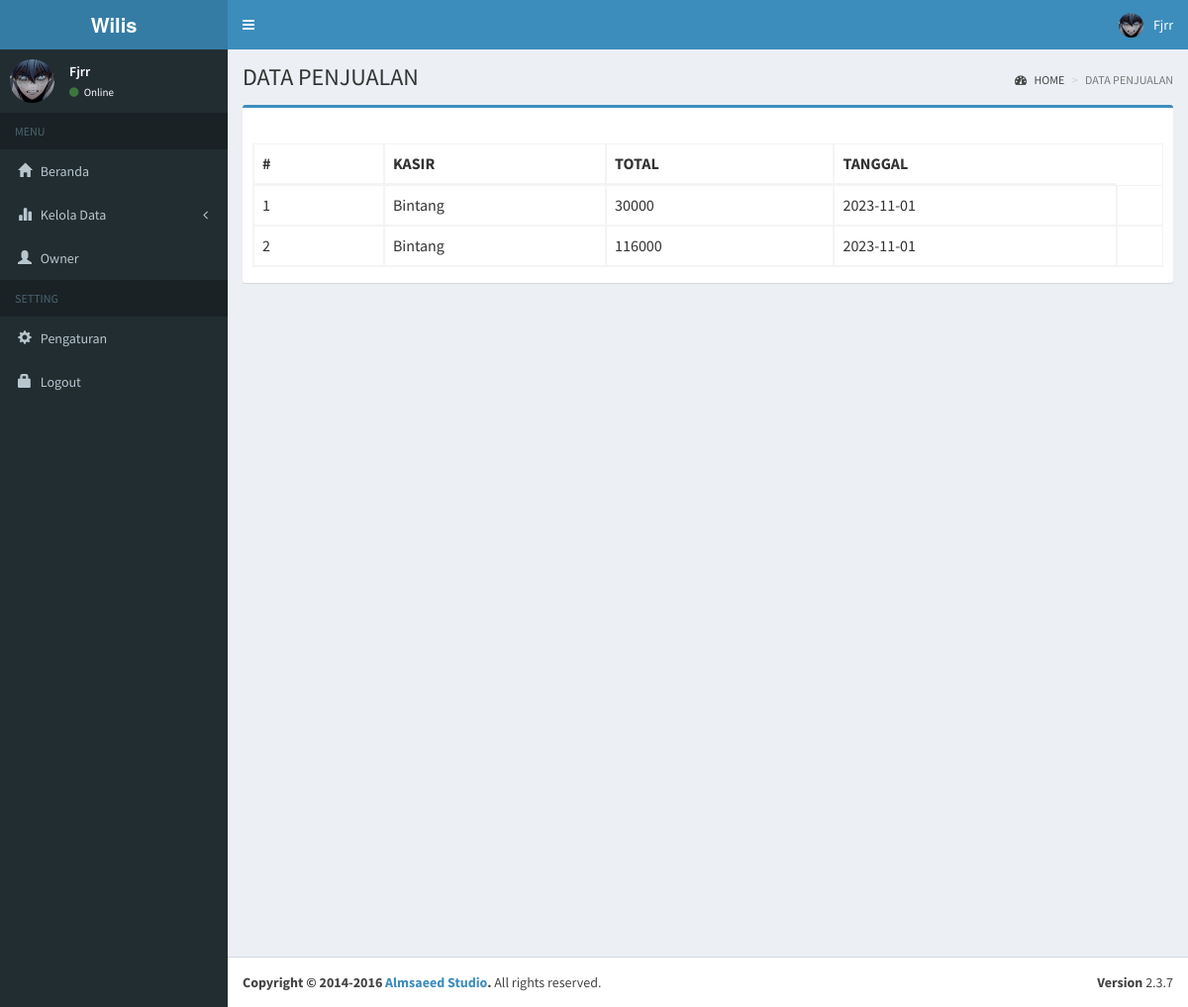
/index.php?page=data_penjualan (signed in), run on the app's committed database.
### tables this page shows
CREATE TABLE `penjualan` (
  `id_penjualan` int NOT NULL,
  `id_kasir` int DEFAULT NULL,
  `total` int DEFAULT NULL,
  `tanggal` date DEFAULT NULL
);

CREATE TABLE `kasir` (
  `id_kasir` int NOT NULL,
  `nama` varchar(255) NOT NULL,
  `alamat` text NOT NULL,
  `telepon` int NOT NULL,
  `status` enum('0','1') NOT NULL,
  `username` varchar(155) NOT NULL,
  `password` varchar(155) NOT NULL,
  `level` varchar(50) NOT NULL
);

### pages/penjualan/data_penjualan.php (the view, shortened to what this page needs)
<div class="content-wrapper">
  <section class="content-header">
    <h1>
      DATA PENJUALAN
    </h1>
    <ol class="breadcrumb">
      <li><a href="index.php"><i class="fa fa-dashboard"></i> HOME</a></li>
      <li class="active">DATA PENJUALAN</li>
    </ol>
  </section>
  <section class="content">
    <div class="row">
      <div class="col-xs-12">
        <div class="box box-primary">
          <div class="box-header">
          </div>
          <div class="box-body table-responsive">
            <table id="penjualan" class="table table-bordered table-hover">
              <thead>
                <tr>
                  <th>#</th>
                  <th>KASIR</th>
                  <th>TOTAL</th>
                  <th>TANGGAL</th>
                </tr>
              </thead>
              <tbody>
                <?php
                include "../toko_buku/conf/conn.php";
                $no = 0;
                $query = mysqli_query($koneksi, "SELECT penjualan.*, kasir.* FROM penjualan
                INNER JOIN kasir ON penjualan.id_kasir = kasir.id_kasir order by penjualan.id_penjualan DESc")
                  or die(mysqli_error($koneksi));
                while ($row = mysqli_fetch_array($query)) {
                ?>
                  <tr>
                    <td><?php echo $no = $no + 1; ?></td>
                    <td><?php echo $row['nama']; ?></td>
                    <td><?php echo $row['total']; ?></td>
                    <td><?php echo $row['tanggal']; ?></td>
                    <td>
                    </td>
                  </tr>
                <?php } ?>
              </tbody>
            </table>
          </div>
        </div>
      </div>
    </div>
  </section>
</div>

### data on the page
penjualan: id_kasir.nama "Bintang", total "30000", tanggal "2023-11-01"
penjualan: no "2", id_kasir.nama "Bintang", total "116000", tanggal "2023-11-01"
